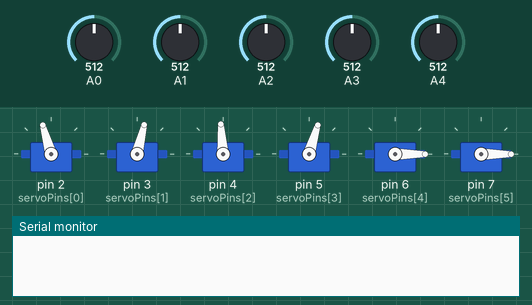
Bench run of a sketch on a simulated Arduino Uno, built with avr-gcc and run on an emulated ATmega328P. Parts: 6 × servo, the last lines printed to the serial monitor. The inputs (shaded band) are chosen by the test bench; at power-on: A2 = 512, A0 = 512, A1 = 512, A3 = 512, A4 = 512.

Above: at 1.2 s.
1.3 s: A2 set to 390
At 2.2 s:
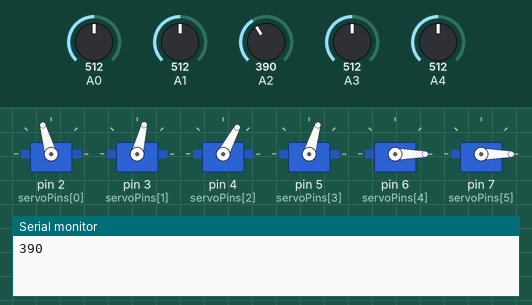
Timing chart, 0 to 4.3 s (numbered marks = the images above; inputs shaded):
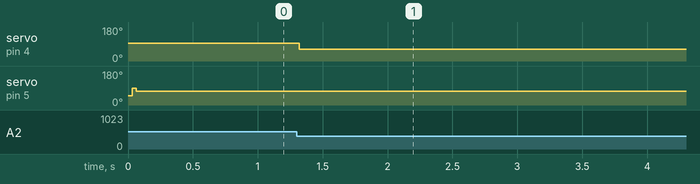

The sketch:

code_final.ino
```cpp
/* PROJET DE SCIENCES DE L'INGENIEUR : SIMULATEUR DE VOL

  2016 - 2017

*/

/* Ce programme sera chargé dans la maquette */
// NB : Certaines méthodes "return" sont utilisées pour la simulation (si elles ne sont pas présentes, la simulation ne s'éxécute pas). Elles n'ont aucun impact sur le fonctionnement du programme


/* J'inclus la librairie "Servo" qui me permet de contrôler facilement des servomoteurs */

#include <Servo.h>

/* J'initialise les instances associées à mes servomoteurs : une liste de quatre éléments */

Servo servo[6];

/* J'initialise ensuite les variables générales */

int servoPins[6] = {2 , 3 , 4 , 5 , 6 , 7}; // les broches reliées aux servomoteurs
int knobPins[3] = {0 , 1 , 2}; // les broches reliées aux joysticks
int knobVals[3] = {0 , 0 , 0}; // la liste contenant les valeurs lues par les joysticks
int buttonPins[2] = {3 , 4};
int led[4] = {9 , 10 , 11 , 12};
int minCentreMax[6][3] = {
  {76 , 106 , 146}, // Romain (ailerons)
  {10 , 76 , 160}, // Florian (profondeur)
  {15 , 94 , 140}, // Florian (direction)
  {50 , 50, 73}, // Maxence (volets)
  {}, // Roulis
  {}, // Tangage
};
int pos[6] = {90 , 90 , 90 , 90 , 90 , 90}; // position du servomoteur
int dir[6]; // variable déterminant la rotation du servomoteur : 1 si horaire, 0 si trigonométrique, 2 si nulle
int temps[6]; // variable qui stockera le temps entre deux changements de position

/* Je définis ensuite les structures qui permetteront d'associer toutes ces valeurs aux parties */

/* Ces variables vont servir à l'exécution du programme (incrément, tampon, etc) */

int i , y , z;

/* Cette fonction me permet de borner une valeur afin qu'elle ne sorte pas d'un intervalle */

int borner(int variable, int minimum, int maximum) {

	if (variable <= minimum) {

		variable = minimum;
		return variable;

	}

	else if (variable >= maximum) {

		variable = maximum;
		return variable;

	} else return variable;

}

void moveServo(int direction, int delai, Servo a) {

	switch (direction) {

		borner(pos[i], minCentreMax[i][0], minCentreMax[i][2]); // je borne la valeur de position pour qu'elle reste dans les valeurs du servo

		case 0: // si dir = 0
			a.write(pos[i]);
			pos[i]--; // on diminue la position, ce qui fait tourner le servomoteur dans le sens trigonométrique
			digitalWrite(led[i], HIGH);
			delay(delai);
			break;

		case 1: // si dir = 1
			a.write(pos[i]);
			pos[i]++; // on augmente la position, ce qui fait tourner le servomoteur dans le sens horaire
			delay(delai);
			break;

		case 2: // si dir = 2
			a.write(pos[i]); // on ne change pas le position, donc le servomoteur reste fixe
      digitalWrite(led[i], LOW); // comme le servomoteur est fixe, la LED s'éteint
			break;

	}

}

/* Cette fonction me permet de déterminer la rotation du servomoteur par rapport à la valeur lue en sortie du joystick */

int determinerDirection(int a) {

	if (a < 400) {
		return 0;

	} else if (a > 700) {
		return 1;

	} else {
		return 2;

	}
}


// Cette fonction détermine le délai à appliquer entre deux incréments de position, afin de faire varier la vitesse de rotation
int determinerTemps(int y) {

	switch (dir[i]) {
		case 0: // si dir = 0
			return map(y , 405 , 0 , 100 , 0);

		case 1: // si dir = 1
			return map(y , 630 , 1023 , 100 , 0);

		case 2: // si dir = 2
			break;

	}
	return 0;
}

bool changementJoystick() {
	int a , b;
	// La variable i étant publique, elle prend la valeur que la boucle for lui applique
	a = analogRead(knobPins[i]);
	delay(10);
	b = analogRead(knobPins[i]);
	if (a != b) return true;
		else {
			return false;
			digitalWrite(led[i], LOW);
	}

	return 0;
}


bool dansDeadzone(int y) {
  return (y > 400 && y < 630);
}

void setup() {

/* J'associe chacune des instances servo à un port de ma liste servoPins (en suivant l'ordre du montage réel) */
	for (i = 0 ; i < 6 ; i++) {
		servo[i].attach(servoPins[i]);
		servo[i].write(minCentreMax[i][1]); // et je les positionne à leurs valeurs centrales pour l'initialisation
	}

	Serial.begin(9600); // je démarre la communication série pour le déboguage
}

void loop() {
  // Cette partie contrôle les servomoteurs des gouvernes et les LEDs associées aux gouvernes.

	for (i = 0 ; i < 3 ; i++) {

		if (changementJoystick()) {

      knobVals[i] = analogRead(knobPins[i]);
      Serial.println(knobVals[i]);

      if (dansDeadzone(knobVals[i])) {
        Serial.println("Dans Deadzone");
        servo[i].write(minCentreMax[i][1]);
        break;
      }
			// si un joystick a changé de valeur, on actualise la valeur du servomoteur associé
			  pos[i] = map(knobVals[i], 0 , 1023, minCentreMax[i][0], minCentreMax[i][2]);
			  servo[i].write(pos[i]);
		}

    if (servo[i].read() != minCentreMax[i][1]) {
      // si la position du servomoteur est différente de sa position centrale, on allume la LED associée
      digitalWrite(led[i], HIGH);
    } else digitalWrite(led[i], LOW);
	}

	// Contrôle des volets
	for (i = 0 ; i < 2 ; i++) {
		if (analogRead(buttonPins[i]) != 0) {
      digitalWrite(led[3], HIGH);
			if (i == 0) pos[3]--;
			if (i == 1) pos[3]++;
		}
    if (servo[3].read() != minCentreMax[3][1]) {
      digitalWrite(led[3], HIGH);
    } else digitalWrite(led[3], LOW);

		servo[3].write(pos[3]);
	}
  pos[3] = borner(pos[3], minCentreMax[3][0], minCentreMax[3][2]);
}
```

Measured:
- after the input at 1.3 s, servo on pin 4 (servoPins[2]): 94° → 62° at once
